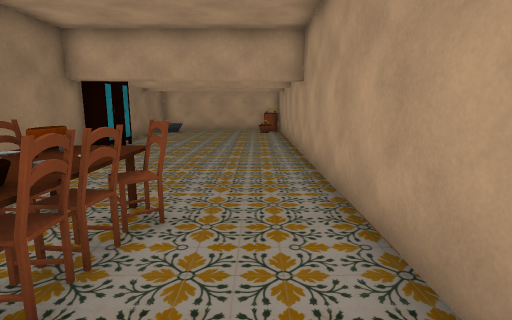
[1] (above)

12 first-person views from a walk through a 3-D level made in the Unity game engine. The camera is 1.5 m above the floor, tilts 10° down and sees 80° across. The floor is counted in squares, 1 m on a side. Each view is taken from the middle of a square. On the plan, view 1 faces up. The plan holds only what a view shows up to about 15 squares ahead; the rest is blank. The place goes on beyond the plan. The player is left out.

[2]
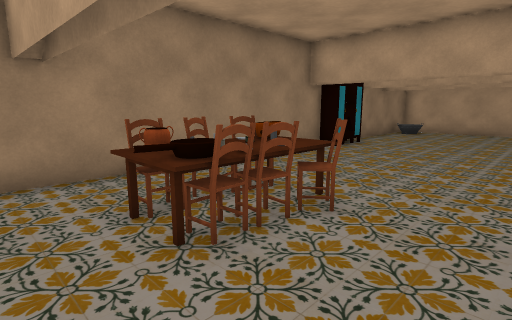

[3]
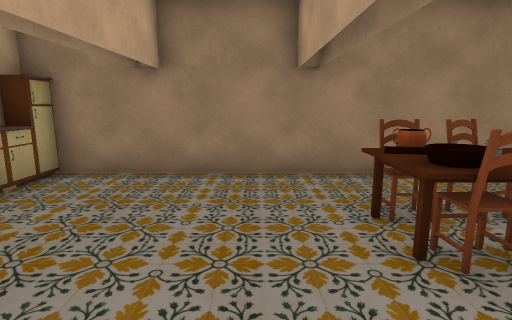

[4]
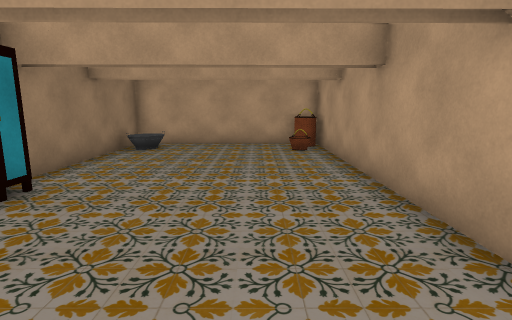

[5]
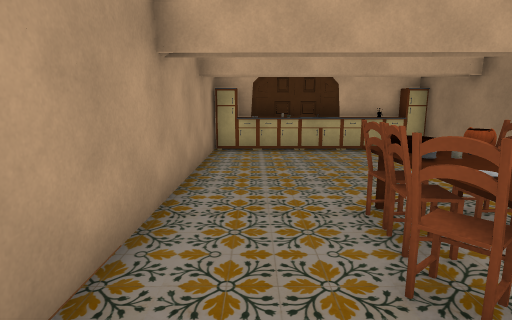

[6]
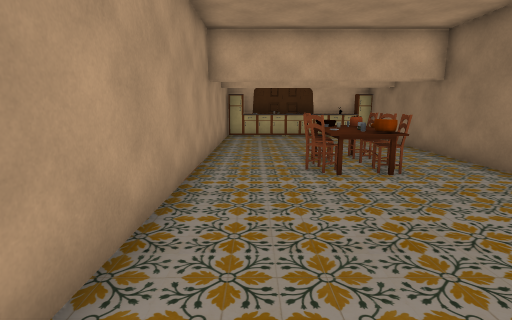

[7]
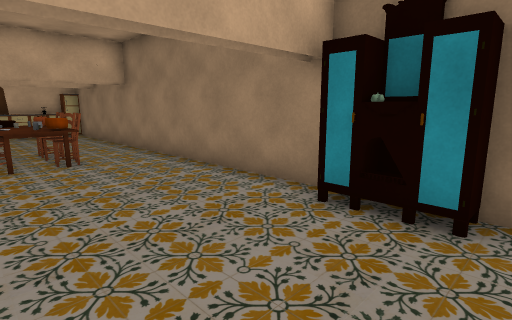

[8]
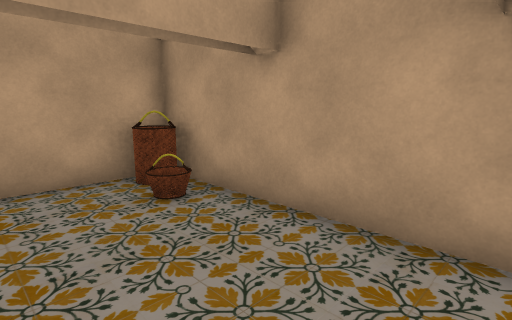

[9]
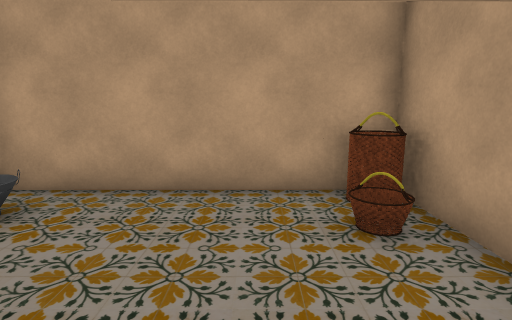

[10]
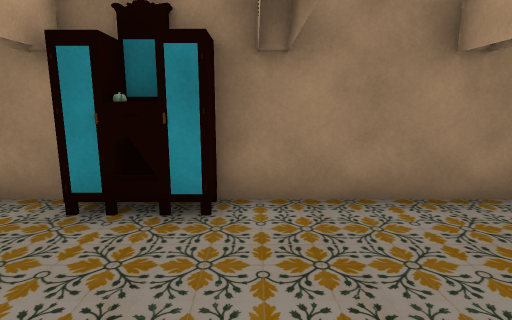

[11]
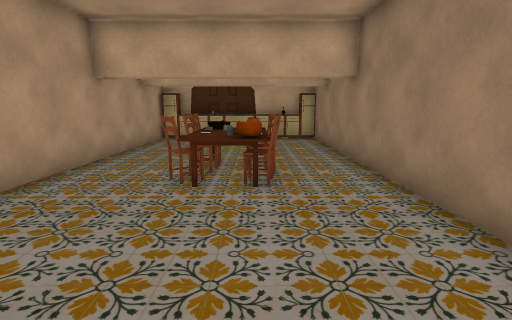

[12]
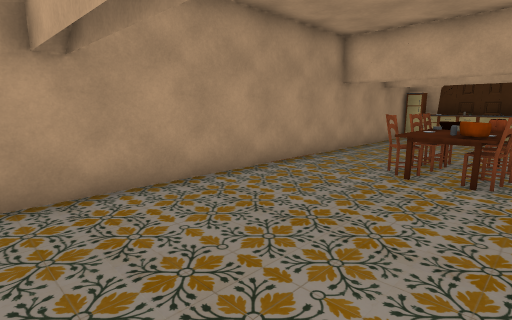

### Floor plan
Points are (right, up) in squares from view 1. A wall is a line through its corners. A room is listed if a view was taken in it or the views show most of it. See-through windows are left out.
Room 1 (views 1, 2, 3, 4, 5, 6, 7, 8, 9, 10, 11, 12)
walls: (1.5, 3.4) (1.5, 19.4); (-5.8, 10.5) (-5.8, -4.5); (1.5, -0.5) (1.5, 0.6); (0.4, -5) (1.5, -5) (1.5, -2.4); (-3.5, -5) (-1.5, -5); (0.3, 19.4) (-5.8, 19.4) (-5.8, 12.3)
objects: other object (-5, -5); other object (-5, 18); other object (-4, 2); other object (-4, 3); other object (-4, 4); other object (-3, 1); other object (-3, 2); other object (-3, 3) to (-2, 4); other object (-2, 2); other object (-2, 4) to (-1, 4); other object (-1, 2); other object (-1, 3); other object (0, 18); other object (1, 19); other object (2, 3)

Where each view was taken, in squares from view 1:
view 1: 0 up, 0 right, facing up
view 2: 0 up, 1 right, facing up-left
view 3: 0 up, 1 right, facing left
view 4: 7 up, 1 left, facing up
view 5: 6 up, 0 right, facing down
view 6: 11 up, 0 right, facing down
view 7: 13 up, 1 left, facing down-left
view 8: 13 up, 2 left, facing up-right
view 9: 14 up, 1 left, facing up
view 10: 13 up, 1 left, facing left
view 11: 10 up, 3 left, facing down
view 12: 11 up, 4 left, facing down-right
